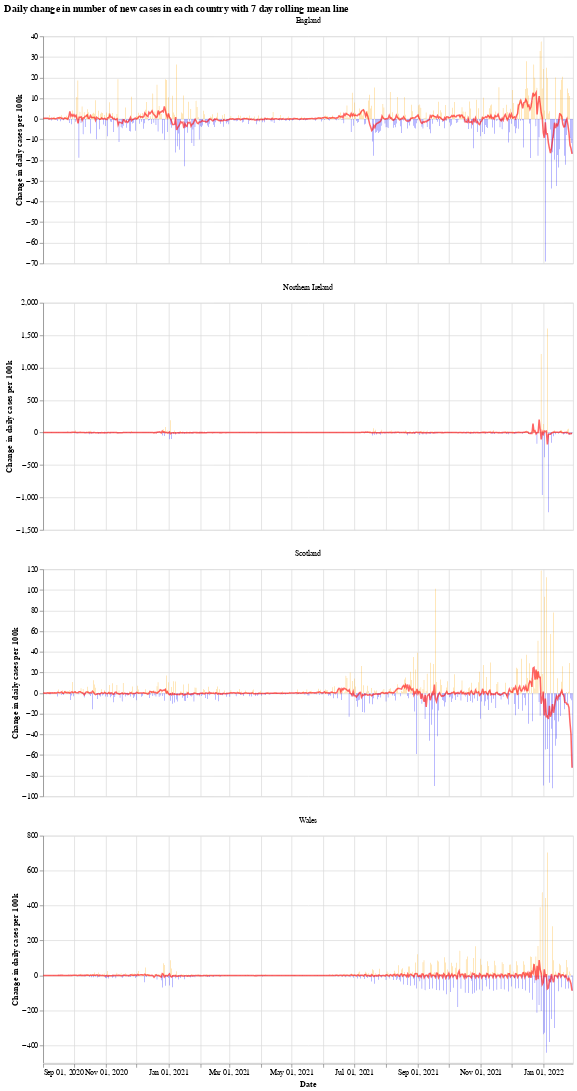

This figure's notebook cell:
### Markdown cell above
We will use the Python library `Altair` for visualising the data, see the [altair docs](https://altair-viz.github.io/) for more information.

First we have a graph which shows the daily change in the number of new cases for each country. This number jumps up and down all over the place, which is likely due to delay in reporting of new cases over the weekend. Another interesting thing is that it looks like the daily cases in Wales experienced a much shorter period of calm over the summer (calm in the sense of daily cases not jumping up and down).

The orange bars are days when the number of new cases (per 100k population) was more than the previous day, while the blue are days when the number of new cases dropped. The red line is the 7 day moving average. 

When the moving average line is below 0, it means that there is a consistent drop in new cases. We can see this clearly happening around the times that lockdowns were introduced (though, to varying degrees). I will update the graphs soon with a marker of when each lockdown started.

### Code cell
# collapse
import altair as alt

bars = alt.Chart(uk_cases).mark_bar().encode(
    x=alt.X("yearmonthdate(date):T", axis=alt.Axis(title='Date')),
    y=alt.Y("casesChangeRate:Q", axis=alt.Axis(title='Change in daily cases per 100k')),
    tooltip='casesChange',
    color=alt.condition(
        alt.datum.casesChangeRate > 0,
        alt.value("orange"),  # The positive color
        alt.value("blue")  # The negative color
    )
).properties(title='Daily change in number of new cases with 7 day rolling mean',width=700).interactive()

line = alt.Chart(uk_cases).mark_line(
    color='red',
    size=2,
    opacity=0.6
).transform_window(
    rolling_mean='mean(casesChangeRate)',
    frame=[0, 7],
    groupby=['areaName']
).encode(
    x='yearmonthdate(date):T',
    y='rolling_mean:Q'
)

alt.layer(bars, line, data=uk_cases).facet(alt.Column(
    'areaName', title=''), columns=1).resolve_scale(y='independent').properties(title='Daily change in number of new cases in each country with 7 day rolling mean line')

### Figure 1 — Vega-Lite specification as saved in the notebook (floating-point values rounded to 4 significant figures; data arrays with more than 128 entries replaced by an {"elided": "..."} marker saying what was removed)
{"config": {"view": {"continuousWidth": 400, "continuousHeight": 300}}, "data": {"name": "data-c48ee682e4ed974aeca5fb0fcaadb7e1"}, "facet": {"type": "nominal", "field": "areaName", "title": ""}, "spec": {"layer": [{"mark": "bar", "encoding": {"color": {"condition": {"value": "orange", "test": "(datum.casesChangeRate > 0)"}, "value": "blue"}, "tooltip": {"type": "quantitative", "field": "casesChange"}, "x": {"type": "temporal", "axis": {"title": "Date"}, "field": "date", "timeUnit": "yearmonthdate"}, "y": {"type": "quantitative", "axis": {"title": "Change in daily cases per 100k"}, "field": "casesChangeRate"}}, "selection": {"selector001": {"type": "interval", "bind": "scales", "encodings": ["x", "y"]}}, "title": "Daily change in number of new cases with 7 day rolling mean", "width": 700}, {"mark": {"type": "line", "color": "red", "opacity": 0.6, "size": 2}, "encoding": {"x": {"type": "temporal", "field": "date", "timeUnit": "yearmonthdate"}, "y": {"type": "quantitative", "field": "rolling_mean"}}, "transform": [{"window": [{"op": "mean", "field": "casesChangeRate", "as": "rolling_mean"}], "frame": [0, 7], "groupby": ["areaName"]}]}]}, "columns": 1, "resolve": {"scale": {"y": "independent"}}, "title": "Daily change in number of new cases in each country with 7 day rolling mean line", "$schema": "https://vega.github.io/schema/vega-lite/v4.8.1.json", "datasets": {"data-c48ee682e4ed974aeca5fb0fcaadb7e1": {"elided": "2064 records"}}}
